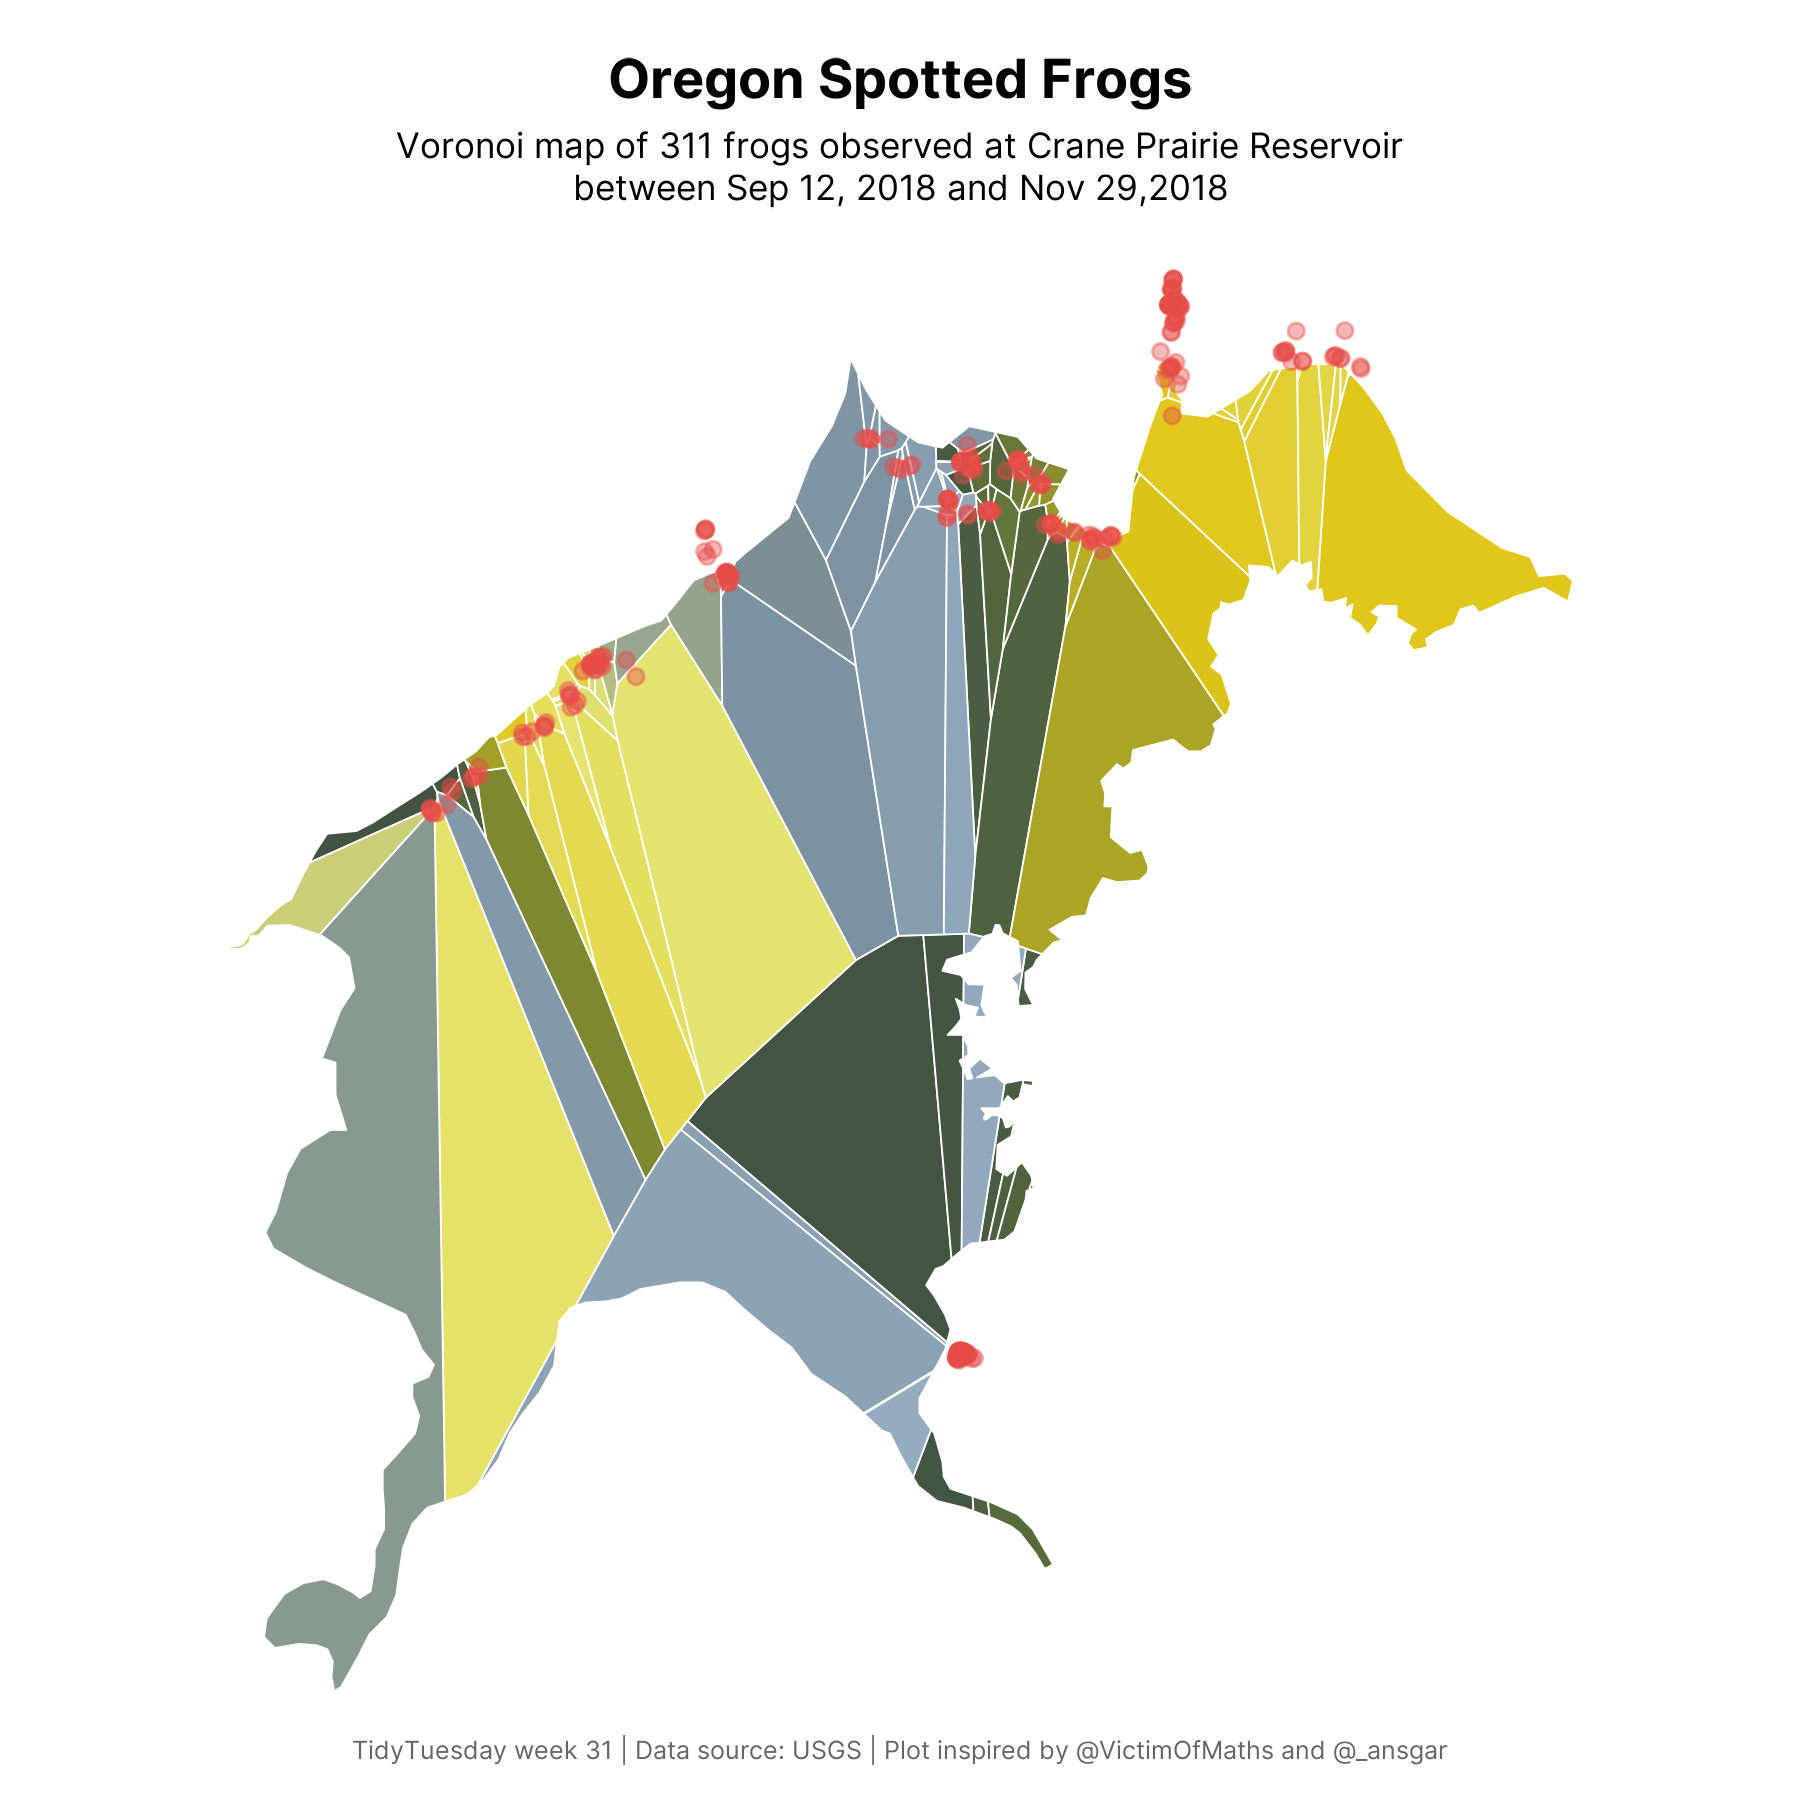

Write R code to recreate this figure.
# TidyTuesday week 31 Oregon Spotted Frog, data from USGS
# Voronoi map inspired by [@VictimOfMaths](https://twitter.com/VictimOfMaths/status/1323627698141515776) and [@_ansgar](https://twitter.com/_ansgar/status/1556282682115497987)

# Load Libraries
library(tidyverse)
library(osmdata)
library(sf)
library(showtext)
showtext_opts(dpi = 300)
showtext_auto(enable = TRUE)

# Load font
font_add_google("Inter")
f1 = "Inter"

# Load data
frogs <- readr::read_csv('https://raw.githubusercontent.com/rfordatascience/tidytuesday/master/data/2022/2022-08-02/Oregon_spotted_frog_telemetry_at_Crane_Prairie_OR.csv', skip=2)

# Convert UTM coordinates to long and lat
# code from @KittJonathan https://twitter.com/KittJonathan/status/1554455567539834882
utm_coords <- frogs %>% 
  select(UTME_83, UTMN_83)

longlat <- st_as_sf(x = utm_coords,
                    coords = c("UTME_83", "UTMN_83"),
                    crs = "+proj=utm +zone=10") %>% 
  st_transform(crs = "+proj=longlat +datum=WGS84") %>% 
  as_tibble()

list_long <- list()
list_lat <- list()

for (i in 1:nrow(longlat)) {
  list_long[[i]] <- longlat$geometry[[i]][1]
  list_lat[[i]] <- longlat$geometry[[i]][2]
}

frogs <- frogs %>% 
  mutate(long = unlist(list_long),
         lat = unlist(list_lat)) %>% 
  select(long, lat, Habitat = HabType)
  
# Get Crane Prairie Reservoir sf
# code from https://rpubs.com/scolando/Tidy-Tuesday-08-02-2022 via @geokaramanis
crane_prairie <- opq(bbox = c(-121.7920729, 43.7938767, -121.76501, 43.81433)) %>%
  add_osm_feature(key = 'natural', value = 'water') %>%
  osmdata_sf()

# Polygons and points  
outline = crane_prairie$osm_polygons
data = frogs %>% st_as_sf(coords=c("long", "lat"), crs = "EPSG:4326")

# Generate voronoi polygons 
# Code from @VictimOfMaths https://twitter.com/VictimOfMaths/status/1323627698141515776 and @_ansgar https://twitter.com/_ansgar/status/1556282682115497987

voronoi <- data %>% 
  st_union() %>%
  st_voronoi() %>%
  st_collection_extract()

voronoi <- voronoi[unlist(st_intersects(data,voronoi))] %>%
  st_intersection(outline)

voronoi <- data %>% 
  st_combine() %>% 
  st_voronoi() %>% 
  st_cast() %>% 
  st_intersection(outline) %>%
  st_cast() %>% 
  st_sf()

voronoi_join = st_join(voronoi, data)

# Map
ggplot() +
  geom_sf(data=outline, aes(geometry=geometry), fill="white", colour=NA) +
  geom_sf(data=voronoi, aes(geometry=geometry, fill=rownames(voronoi)), colour="white",
          size=0.2, show.legend=FALSE, alpha=.9) +
  geom_sf(data=data, alpha=.4, color="#E54C47") +
  scale_fill_manual(values=pnw_palette("Cascades",length(rownames(voronoi)))) +
  theme_void() +
  #cowplot::theme_map(10) +
  theme(text=element_text(family=f1),
        plot.caption = element_text(hjust=.5,size=6, color="grey40",margin=margin(t=-5)),
        plot.title=element_text(hjust=.5, size=13, face="bold"),
        plot.subtitle = element_text(size=8.5, lineheight = 1, hjust=.5),
        plot.margin=margin(.3,0,.3,0,unit="cm")) +
  labs(title="Oregon Spotted Frogs",
       subtitle="Voronoi map of 311 frogs observed at Crane Prairie Reservoir\nbetween Sep 12, 2018 and Nov 29,2018",
       caption="TidyTuesday week 31 | Data source: USGS | Plot inspired by @VictimOfMaths and @_ansgar")
       
ggsave("2022_31.png", height=6, width=6, bg="white")       
       
